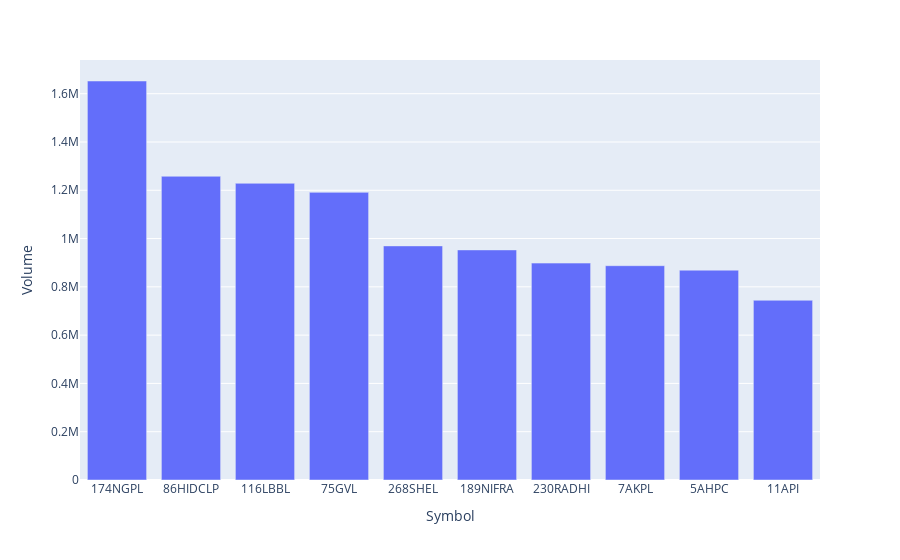

This figure's notebook cell:
### Code cell
import plotly.express as px
plot_df = df.sort_values(by = 'Volume', ascending = False).head(10)
fig = px.bar(plot_df, x='Symbol', y='Volume')
fig.show()

### Figure 1 — Plotly figure (JSON) as saved in the notebook; plotly's stock layout.template omitted (floating-point values rounded to 4 significant figures)
{"data": [{"alignmentgroup": "True", "hovertemplate": "Symbol=%{x}<br>Volume=%{y}<extra></extra>", "legendgroup": "", "marker": {"color": "#636efa", "pattern": {"shape": ""}}, "name": "", "offsetgroup": "", "orientation": "v", "showlegend": false, "textposition": "auto", "type": "bar", "x": ["174NGPL", "86HIDCLP", "116LBBL", "75GVL", "268SHEL", "189NIFRA", "230RADHI", "7AKPL", "5AHPC", "11API"], "xaxis": "x", "y": [1652546, 1257911, 1228837, 1191263, 969566, 952957, 898348, 887555, 869068, 744394], "yaxis": "y"}], "layout": {"autosize": true, "barmode": "relative", "legend": {"tracegroupgap": 0}, "margin": {"t": 60}, "xaxis": {"anchor": "y", "autorange": true, "domain": [0, 1], "range": [-0.5, 9.5], "title": {"text": "Symbol"}, "type": "category"}, "yaxis": {"anchor": "x", "autorange": true, "domain": [0, 1], "range": [0, 1740000.0], "title": {"text": "Volume"}, "type": "linear"}}}
